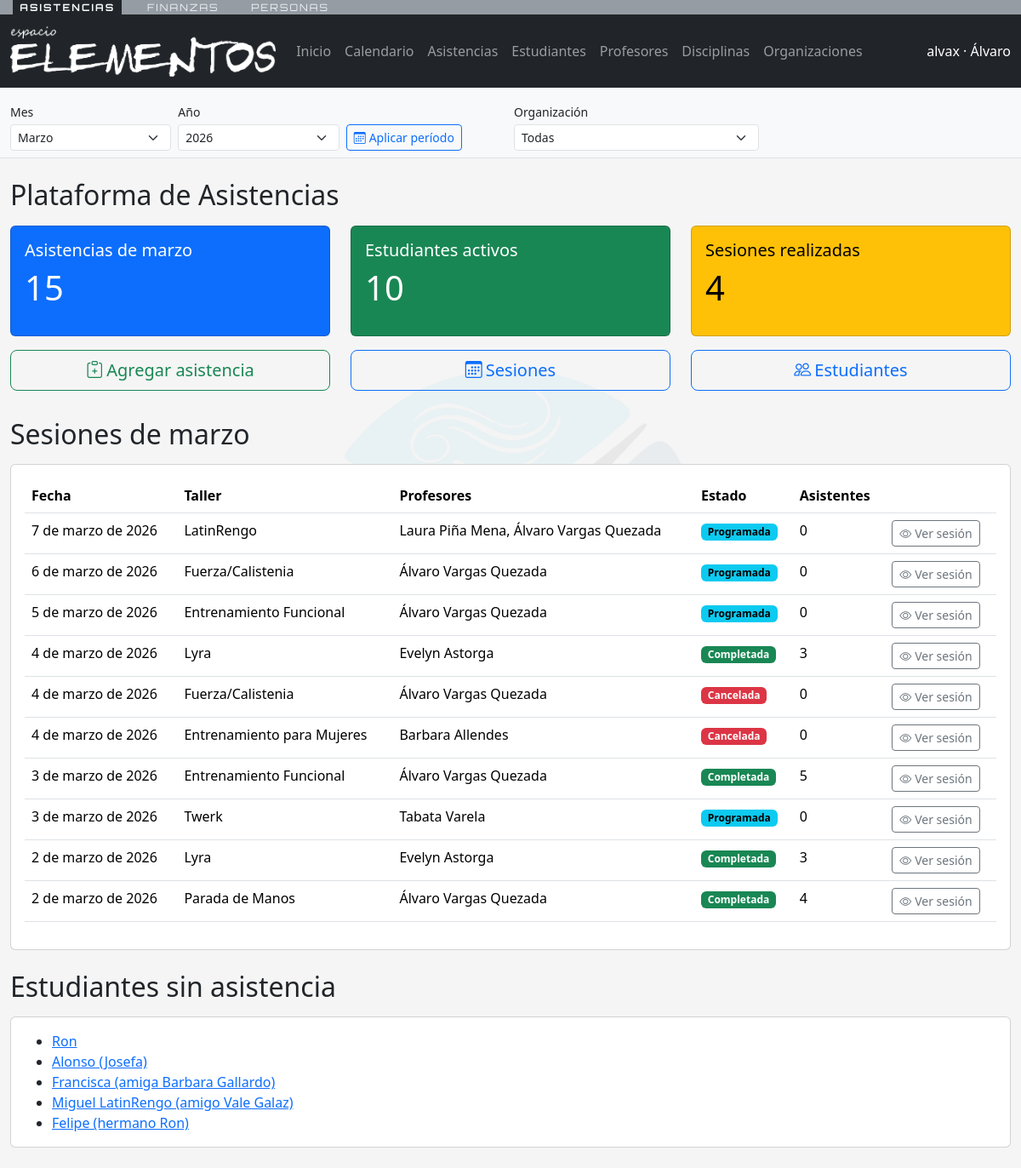
Screenshot of /asistencias/ (signed in) with the database file from the repository.
### database/models.py (models this page shows, shortened)
class Persona(models.Model):
    nombres = models.CharField(max_length=150)
    apellidos = models.CharField(max_length=150)
    email = models.EmailField(unique=True, null=True, blank=True)
    telefono = models.CharField(max_length=50, blank=True)
    identificador = models.CharField(max_length=50, blank=True)
    fecha_nacimiento = models.DateField(null=True, blank=True)
    activo = models.BooleanField(default=True)
    user = models.OneToOneField(
        settings.AUTH_USER_MODEL,
        on_delete=models.CASCADE,
        null=True,
        blank=True,
        related_name="persona",
    )
    creado_en = models.DateTimeField(auto_now_add=True)
    actualizado_en = models.DateTimeField(auto_now=True)
    class Meta:
        verbose_name = "Persona"
        verbose_name_plural = "Personas"
        ordering = ["apellidos", "nombres"]
        db_table = "cuentas_persona"
    def __str__(self) -> str:
        return f"{self.nombres} {self.apellidos}".strip()

class SesionClase(models.Model):
    class Estado(models.TextChoices):
        PROGRAMADA = "programada", "Programada"
        COMPLETADA = "completada", "Completada"
        CANCELADA = "cancelada", "Cancelada"
    disciplina = models.ForeignKey(
        Disciplina,
        on_delete=models.CASCADE,
        related_name="sesiones",
    )
    bloque = models.ForeignKey(
        BloqueHorario,
        on_delete=models.SET_NULL,
        related_name="sesiones",
        null=True,
        blank=True,
    )
    profesores = models.ManyToManyField(
        Persona,
        related_name="sesiones_en_equipo",
        blank=True,
        db_table="academia_sesionclase_profesores",
    )
    fecha = models.DateField()
    estado = models.CharField(
        max_length=20,
        choices=Estado.choices,
        default=Estado.PROGRAMADA,
    )
    cupo_maximo = models.PositiveIntegerField(null=True, blank=True)
    notas = models.TextField(blank=True)
    creada_en = models.DateTimeField(auto_now_add=True)
    class Meta:
        verbose_name = "Sesion de clase"
        verbose_name_plural = "Sesiones de clase"
        ordering = ["-fecha"]
        db_table = "academia_sesionclase"
        indexes = [
            models.Index(fields=["fecha", "disciplina"]),
        ]

class Disciplina(models.Model):
    organizacion = models.ForeignKey(
        Organizacion,
        on_delete=models.CASCADE,
        related_name="disciplinas",
    )
    nombre = models.CharField(max_length=150)
    descripcion = models.TextField(blank=True)
    nivel = models.CharField(max_length=100, blank=True)
    activa = models.BooleanField(default=True)
    creada_en = models.DateTimeField(auto_now_add=True)
    class Meta:
        verbose_name = "Disciplina"
        verbose_name_plural = "Disciplinas"
        unique_together = ("organizacion", "nombre", "nivel")
        ordering = ["nombre"]
        db_table = "academia_disciplina"
    def __str__(self) -> str:
        return self.nombre

### asistencias/views.py (the view)
# urls.py: path("", views.dashboard, name="dashboard"),
@role_required(ROLE_ADMIN)
def dashboard(request):
    context = _nav_context(request)
    inicio_mes, fin_mes = _periodo(request)
    organizacion = _organizacion_desde_request(request)
    nombre_mes = date_format(inicio_mes, "F")
    sesiones_mes = (
        SesionClase.objects.filter(fecha__gte=inicio_mes, fecha__lte=fin_mes)
        .select_related("disciplina")
        .prefetch_related("profesores")
    )
    if organizacion:
        sesiones_mes = sesiones_mes.filter(disciplina__organizacion=organizacion)
    sesiones_realizadas_mes = sesiones_mes.filter(estado=SesionClase.Estado.COMPLETADA).count()
    asistencias_mes_qs = Asistencia.objects.filter(sesion__fecha__gte=inicio_mes, sesion__fecha__lte=fin_mes)
    if organizacion:
        asistencias_mes_qs = asistencias_mes_qs.filter(sesion__disciplina__organizacion=organizacion)
    asistentes_ids_qs = asistencias_mes_qs.values_list("persona_id", flat=True).distinct()
    estudiantes_activos_mes = asistentes_ids_qs.count()
    estudiantes_qs = Persona.objects.filter(roles__rol__codigo="ESTUDIANTE").distinct()
    if organizacion:
        estudiantes_qs = estudiantes_qs.filter(roles__organizacion=organizacion).distinct()
    estudiantes_sin_asistencia = estudiantes_qs.exclude(id__in=asistentes_ids_qs).order_by("apellidos", "nombres")[:5]
    sesiones_resumen = sesiones_mes.annotate(total_asistentes=Count("asistencias")).order_by("-fecha")[:10]
    context.update(
        {
            "sesiones_hoy": sesiones_mes.filter(fecha=timezone.localdate()),
            "asistencias_mes": asistencias_mes_qs.count(),
            "estudiantes_activos_mes": estudiantes_activos_mes,
            "sesiones_realizadas_mes": sesiones_realizadas_mes,
            "estudiantes_sin_asistencia": estudiantes_sin_asistencia,
            "sesiones_resumen": sesiones_resumen,
            "nombre_mes": nombre_mes,
        }
    )
    return render(request, "asistencias/dashboard.html", context)

### asistencias/utils.py (called while the page is built, shortened)
def usuario_tiene_roles(user, roles: list[str]) -> bool:
    if not roles:
        return True
    if user.is_superuser:
        return True

### asistencias/views.py (called while the page is built)
def _nav_context(request):
    persona = getattr(request.user, "persona", None)
    roles = []
    if persona:
        roles = list(persona.roles.filter(activo=True).values_list("rol__codigo", flat=True))
    return {"persona": persona, "roles_usuario": roles}

def _periodo(request):
    hoy = timezone.localdate()
    try:
        anio = int(request.GET.get("periodo_anio", hoy.year))
    except (TypeError, ValueError):
        anio = hoy.year
    try:
        mes = int(request.GET.get("periodo_mes", hoy.month))
    except (TypeError, ValueError):
        mes = hoy.month
    if mes < 1 or mes > 12:
        mes = hoy.month
    if anio < 2000 or anio > 2100:
        anio = hoy.year
    inicio = hoy.replace(year=anio, month=mes, day=1)
    fin = (inicio.replace(day=28) + timedelta(days=4)).replace(day=1) - timedelta(days=1)
    return inicio, fin

def _organizacion_desde_request(request):
    org_id = request.GET.get("organizacion")
    if not org_id:
        return None
    return Organizacion.objects.filter(pk=org_id).first()

### asistencias/templates/asistencias/dashboard.html (shortened to what this page needs)
{% extends "asistencias/base_app.html" %}
{% block content %}
<div class="mt-4">
  <div class="d-flex justify-content-between align-items-center mb-3">
    <h2 class="mb-0">Plataforma de Asistencias</h2>
  </div>
  <div class="row">
    <div class="col-md-4">
      <div class="card text-bg-primary mb-3">
        <div class="card-body">
          <h5 class="card-title">Asistencias de {{ nombre_mes }}</h5>
          <p class="display-6">{{ asistencias_mes }}</p>
        </div>
      </div>
    </div>
    <div class="col-md-4">
      <div class="card text-bg-success mb-3">
        <div class="card-body">
          <h5 class="card-title">Estudiantes activos</h5>
          <p class="display-6">{{ estudiantes_activos_mes }}</p>
        </div>
      </div>
    </div>
    <div class="col-md-4">
      <div class="card text-bg-warning mb-3">
        <div class="card-body">
          <h5 class="card-title">Sesiones realizadas</h5>
          <p class="display-6">{{ sesiones_realizadas_mes }}</p>
        </div>
      </div>
    </div>
  </div>
  <div class="row text-center mb-4">
    <div class="col-md-4 mb-2">
      <a class="btn btn-lg btn-outline-success w-100" href="{% url 'asistencias:asistencias_list' %}">
        <i class="bi bi-clipboard-plus"></i><span class="d-none d-md-inline ms-1">Agregar asistencia</span>
      </a>
    </div>
    <div class="col-md-4 mb-2">
      <a class="btn btn-lg btn-outline-primary w-100" href="{% url 'asistencias:sesiones_list' %}">
        <i class="bi bi-calendar3"></i><span class="d-none d-md-inline ms-1">Sesiones</span>
      </a>
    </div>
    <div class="col-md-4 mb-2">
      <a class="btn btn-lg btn-outline-primary w-100" href="{% url 'asistencias:estudiantes_list' %}">
        <i class="bi bi-people"></i><span class="d-none d-md-inline ms-1">Estudiantes</span>
      </a>
    </div>
  </div>
  <h2 class="mb-3">Sesiones de {{ nombre_mes }}</h2>
  <div class="card mb-4">
    <div class="card-body table-responsive">
      <table class="table">
        <thead>
          <tr>
            <th>Fecha</th>
            <th>Taller</th>
            <th>Profesores</th>
            <th>Estado</th>
            <th>Asistentes</th>
            <th></th>
          </tr>
        </thead>
        <tbody>
          {% for sesion in sesiones_resumen %}
          <tr>
            <td>{{ sesion.fecha }}</td>
            <td>{{ sesion.disciplina }}</td>
            <td>
              {% if sesion.profesores.all %}
                {% for profe in sesion.profesores.all %}
                  {{ profe }}{% if not forloop.last %}, {% endif %}
                {% endfor %}
              {% else %}
                -
              {% endif %}
            </td>
            <td>
              {% if sesion.estado == "programada" %}
                <span class="badge text-bg-info">Programada</span>
              {% elif sesion.estado == "completada" %}
                <span class="badge text-bg-success">Completada</span>
              {% elif sesion.estado == "cancelada" %}
                <span class="badge text-bg-danger">Cancelada</span>
              {% else %}
                <span class="badge text-bg-secondary">{{ sesion.get_estado_display }}</span>
              {% endif %}
            </td>
            <td>{{ sesion.total_asistentes }}</td>
            <td>
              <a class="btn btn-sm btn-outline-secondary" href="{% url 'asistencias:sesion_detail' sesion.pk %}">
                <i class="bi bi-eye"></i><span class="d-none d-md-inline ms-1">Ver sesión</span>
              </a>
            </td>
          </tr>
          {% empty %}
          <tr><td colspan="6" class="text-center text-muted">Sin registros este mes.</td></tr>
          {% endfor %}
        </tbody>
      </table>
    </div>
  </div>
  <h2 class="mb-3">Estudiantes sin asistencia</h2>
  <div class="card mb-4">
    <div class="card-body">
      <ul class="mb-0">
        {% for persona in estudiantes_sin_asistencia %}
          <li><a href="{% url 'asistencias:persona_detail' persona.pk %}">{{ persona }}</a></li>
        {% empty %}
          <li class="text-muted">Sin pendientes.</li>
        {% endfor %}
      </ul>
    </div>
  </div>
</div>
{% endblock %}

### asistencias/templates/asistencias/base_app.html (shortened to what this page needs)
{% load static %}
<!DOCTYPE html>
<html lang="es">
  <head>
    <link href="https://cdn.jsdelivr.net/npm/bootstrap@5.3.3/dist/css/bootstrap.min.css" rel="stylesheet">
    <link href="https://cdn.jsdelivr.net/npm/bootstrap-icons@1.11.3/font/bootstrap-icons.css" rel="stylesheet">
  </head>
  <body>
    {% if request.user.is_authenticated and not hide_nav %}
    {% include "shared/barra_apps.html" %}
    <nav class="navbar navbar-expand-lg navbar-dark bg-dark">
      <div class="container-fluid">
        <a class="navbar-brand" href="{% url 'asistencias:dashboard' %}">
          <img src="{% static 'img/logotipo-blanco.png' %}" alt="App Elemental" style="height: 60px;">
        </a>
        <div class="collapse navbar-collapse" id="navbarNav">
          <ul class="navbar-nav me-auto">
            <li class="nav-item"><a class="nav-link" href="{% url 'asistencias:dashboard' %}?periodo_mes={{ periodo_mes }}&periodo_anio={{ periodo_anio }}">Inicio</a></li>
            <li class="nav-item"><a class="nav-link" href="{% url 'asistencias:sesiones_list' %}?periodo_mes={{ periodo_mes }}&periodo_anio={{ periodo_anio }}{% if organizacion_id %}&organizacion={{ organizacion_id }}{% endif %}">Calendario</a></li>
            <li class="nav-item"><a class="nav-link" href="{% url 'asistencias:asistencias_list' %}?periodo_mes={{ periodo_mes }}&periodo_anio={{ periodo_anio }}{% if organizacion_id %}&organizacion={{ organizacion_id }}{% endif %}">Asistencias</a></li>
            <li class="nav-item"><a class="nav-link" href="{% url 'asistencias:estudiantes_list' %}?periodo_mes={{ periodo_mes }}&periodo_anio={{ periodo_anio }}{% if organizacion_id %}&organizacion={{ organizacion_id }}{% endif %}">Estudiantes</a></li>
            <li class="nav-item"><a class="nav-link" href="{% url 'asistencias:profesores_list' %}?periodo_mes={{ periodo_mes }}&periodo_anio={{ periodo_anio }}{% if organizacion_id %}&organizacion={{ organizacion_id }}{% endif %}">Profesores</a></li>
            <li class="nav-item"><a class="nav-link" href="{% url 'asistencias:disciplinas_list' %}?periodo_mes={{ periodo_mes }}&periodo_anio={{ periodo_anio }}{% if organizacion_id %}&organizacion={{ organizacion_id }}{% endif %}">Disciplinas</a></li>
            <li class="nav-item"><a class="nav-link" href="{% url 'asistencias:organizaciones_list' %}?periodo_mes={{ periodo_mes }}&periodo_anio={{ periodo_anio }}{% if organizacion_id %}&organizacion={{ organizacion_id }}{% endif %}">Organizaciones</a></li>
          </ul>
          <span class="navbar-text text-white">
            {{ request.user.get_username }}{% if persona %} · {{ persona.nombres }}{% endif %}
          </span>
        </div>
      </div>
    </nav>
    {% if not hide_periodo %}
    <div class="bg-light border-bottom">
      <div class="container-fluid py-2">
        <form method="get" class="row g-2 align-items-end" id="periodo-global-form">
          <div class="col-6 col-md-2">
            <label class="form-label small mb-1">Mes</label>
            <select name="periodo_mes" class="form-select form-select-sm">
              {% for value, label in periodo_meses %}
                <option value="{{ value }}" {% if periodo_mes == value %}selected{% endif %}>{{ label }}</option>
              {% endfor %}
            </select>
          </div>
          <div class="col-6 col-md-2">
            <label class="form-label small mb-1">Año</label>
            <select name="periodo_anio" class="form-select form-select-sm">
              {% for y in periodo_anios %}
                <option value="{{ y }}" {% if periodo_anio == y %}selected{% endif %}>{{ y }}</option>
              {% endfor %}
            </select>
          </div>
          <div class="col-12 col-md-2">
            <button class="btn btn-sm btn-outline-primary" type="submit">
              <i class="bi bi-calendar3"></i><span class="d-none d-md-inline ms-1">Aplicar período</span>
            </button>
          </div>
          <div class="col-12 col-md-3">
            <label class="form-label small mb-1">Organización</label>
            <select name="organizacion" class="form-select form-select-sm" onchange="this.form.submit()">
              <option value="">Todas</option>
            </select>
          </div>
        </form>
      </div>
    </div>
    {% endif %}
    {% endif %}
    <div class="container-fluid">
      {% block content %}{% endblock %}
    </div>
  </body>
</html>

### rows the page displays
Persona: nombres "Álvaro", nombres+apellidos "Álvaro Vargas Quezada"
SesionClase: fecha "7 de marzo de 2026", disciplina "LatinRengo", estado "Programada", total_asistentes "0"
Persona: nombres+apellidos "Laura Piña Mena"
SesionClase: fecha "6 de marzo de 2026", disciplina "Fuerza/Calistenia", estado "Programada", total_asistentes "0"
SesionClase: fecha "5 de marzo de 2026", disciplina "Entrenamiento Funcional", estado "Programada", total_asistentes "0"
SesionClase: fecha "4 de marzo de 2026", disciplina "Lyra", estado "Completada", total_asistentes "3"
Persona: nombres+apellidos "Evelyn Astorga"
SesionClase: fecha "4 de marzo de 2026", disciplina "Fuerza/Calistenia", estado "Cancelada", total_asistentes "0"
SesionClase: fecha "4 de marzo de 2026", disciplina "Entrenamiento para Mujeres", estado "Cancelada", total_asistentes "0"
Persona: nombres+apellidos "Barbara Allendes"
SesionClase: fecha "3 de marzo de 2026", disciplina "Entrenamiento Funcional", estado "Completada", total_asistentes "5"
SesionClase: fecha "3 de marzo de 2026", disciplina "Twerk", estado "Programada", total_asistentes "0"
Persona: nombres+apellidos "Tabata Varela"
SesionClase: fecha "2 de marzo de 2026", disciplina "Lyra", estado "Completada", total_asistentes "3"
SesionClase: fecha "2 de marzo de 2026", disciplina "Parada de Manos", estado "Completada", total_asistentes "4"
Persona: nombres+apellidos "Ron"
Persona: nombres+apellidos "Alonso (Josefa)"
Persona: nombres+apellidos "Francisca (amiga Barbara Gallardo)"
Persona: nombres+apellidos "Miguel LatinRengo (amigo Vale Galaz)"
Persona: nombres+apellidos "Felipe (hermano Ron)"

### other values shown
{{ request.user.get_username }} "alvax"
{{ nombre_mes }} "marzo"
{{ asistencias_mes }} "15"
{{ estudiantes_activos_mes }} "10"
{{ sesiones_realizadas_mes }} "4"
form field periodo_mes "Marzo"
form field periodo_anio "2026"
